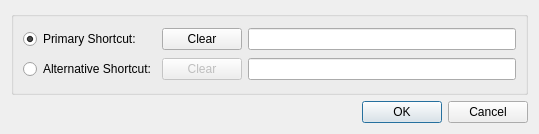
<?xml version="1.0" encoding="UTF-8"?>
<ui version="4.0">
 <class>ShortcutDialog</class>
 <widget class="QDialog" name="ShortcutDialog">
  <property name="geometry">
   <rect>
    <x>0</x>
    <y>0</y>
    <width>539</width>
    <height>134</height>
   </rect>
  </property>
  <property name="windowTitle">
   <string>Edit Shortcut</string>
  </property>
  <property name="whatsThis">
   <string>Press your shortcut keys and select OK</string>
  </property>
  <layout class="QVBoxLayout">
   <item>
    <widget class="QGroupBox" name="shortcutsGroup">
     <property name="title">
      <string/>
     </property>
     <layout class="QGridLayout" name="gridLayout">
      <item row="0" column="0">
       <widget class="QRadioButton" name="primaryButton">
        <property name="focusPolicy">
         <enum>Qt::NoFocus</enum>
        </property>
        <property name="toolTip">
         <string>Select to change the primary keyboard shortcut</string>
        </property>
        <property name="text">
         <string>Primary Shortcut:</string>
        </property>
        <property name="checked">
         <bool>true</bool>
        </property>
       </widget>
      </item>
      <item row="0" column="1">
       <widget class="QPushButton" name="primaryClearButton">
        <property name="focusPolicy">
         <enum>Qt::NoFocus</enum>
        </property>
        <property name="toolTip">
         <string>Press to clear the key sequence buffer.</string>
        </property>
        <property name="text">
         <string>Clear</string>
        </property>
       </widget>
      </item>
      <item row="0" column="2">
       <widget class="QLineEdit" name="keyEdit">
        <property name="readOnly">
         <bool>true</bool>
        </property>
       </widget>
      </item>
      <item row="1" column="0">
       <widget class="QRadioButton" name="alternateButton">
        <property name="focusPolicy">
         <enum>Qt::NoFocus</enum>
        </property>
        <property name="toolTip">
         <string>Select to change the alternative keyboard shortcut</string>
        </property>
        <property name="text">
         <string>Alternative Shortcut:</string>
        </property>
       </widget>
      </item>
      <item row="1" column="1">
       <widget class="QPushButton" name="alternateClearButton">
        <property name="enabled">
         <bool>false</bool>
        </property>
        <property name="focusPolicy">
         <enum>Qt::NoFocus</enum>
        </property>
        <property name="toolTip">
         <string>Press to clear the key sequence buffer.</string>
        </property>
        <property name="text">
         <string>Clear</string>
        </property>
       </widget>
      </item>
      <item row="1" column="2">
       <widget class="QLineEdit" name="alternateKeyEdit">
        <property name="readOnly">
         <bool>true</bool>
        </property>
       </widget>
      </item>
     </layout>
    </widget>
   </item>
   <item>
    <widget class="QDialogButtonBox" name="buttonBox">
     <property name="orientation">
      <enum>Qt::Horizontal</enum>
     </property>
     <property name="standardButtons">
      <set>QDialogButtonBox::Cancel|QDialogButtonBox::Ok</set>
     </property>
    </widget>
   </item>
  </layout>
 </widget>
 <pixmapfunction>qPixmapFromMimeSource</pixmapfunction>
 <tabstops>
  <tabstop>keyEdit</tabstop>
  <tabstop>alternateKeyEdit</tabstop>
  <tabstop>buttonBox</tabstop>
 </tabstops>
 <resources/>
 <connections>
  <connection>
   <sender>primaryButton</sender>
   <signal>toggled(bool)</signal>
   <receiver>primaryClearButton</receiver>
   <slot>setEnabled(bool)</slot>
   <hints>
    <hint type="sourcelabel">
     <x>80</x>
     <y>23</y>
    </hint>
    <hint type="destinationlabel">
     <x>178</x>
     <y>24</y>
    </hint>
   </hints>
  </connection>
  <connection>
   <sender>alternateButton</sender>
   <signal>toggled(bool)</signal>
   <receiver>alternateClearButton</receiver>
   <slot>setEnabled(bool)</slot>
   <hints>
    <hint type="sourcelabel">
     <x>98</x>
     <y>56</y>
    </hint>
    <hint type="destinationlabel">
     <x>247</x>
     <y>66</y>
    </hint>
   </hints>
  </connection>
  <connection>
   <sender>buttonBox</sender>
   <signal>rejected()</signal>
   <receiver>ShortcutDialog</receiver>
   <slot>reject()</slot>
   <hints>
    <hint type="sourcelabel">
     <x>92</x>
     <y>96</y>
    </hint>
    <hint type="destinationlabel">
     <x>100</x>
     <y>117</y>
    </hint>
   </hints>
  </connection>
 </connections>
</ui>
